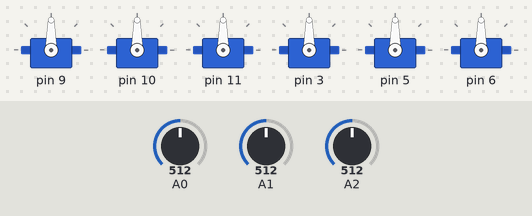
The sketch below on a simulated Arduino Uno, built with avr-gcc and run on an emulated ATmega328P. Parts: 6 × servo. The test bench sets the inputs (shaded band); at power-on: A0 = 512, A1 = 512, A2 = 512.

Above: at 1.2 s.
1.3 s: A0 set to 716
At 2.5 s:
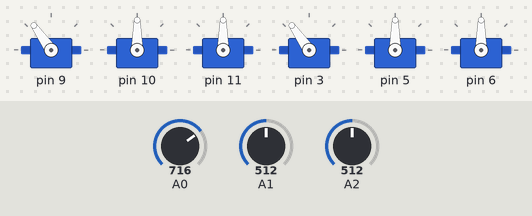
2.8 s: A1 set to 716
At 3.6 s:
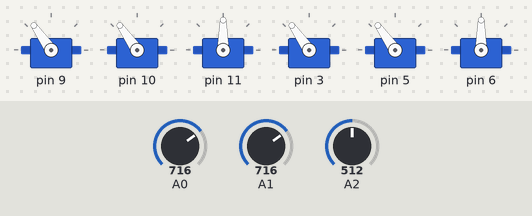
4.3 s: A2 set to 716
At 4.7 s:
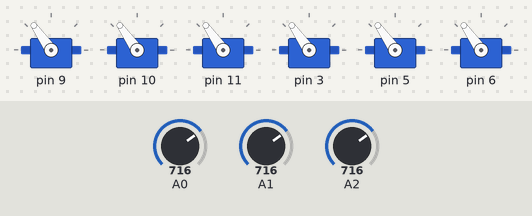
5.8 s: A0 set to 900
At 7.0 s:
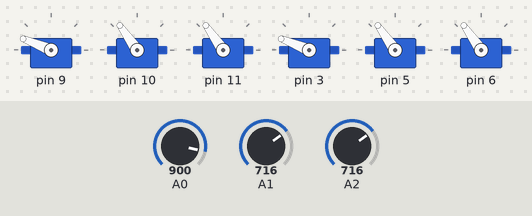
7.3 s: A1 set to 900
At 8.3 s:
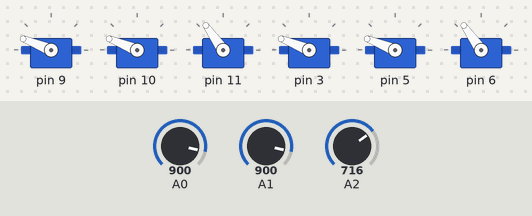
8.8 s: A2 set to 900
At 9.4 s:
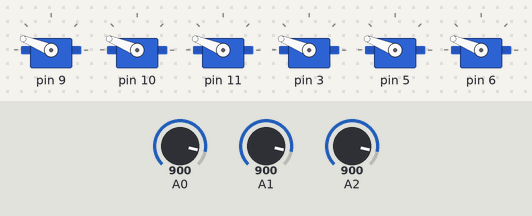
Timing chart, 0 to 11.3 s (numbered marks = the images above; inputs shaded):
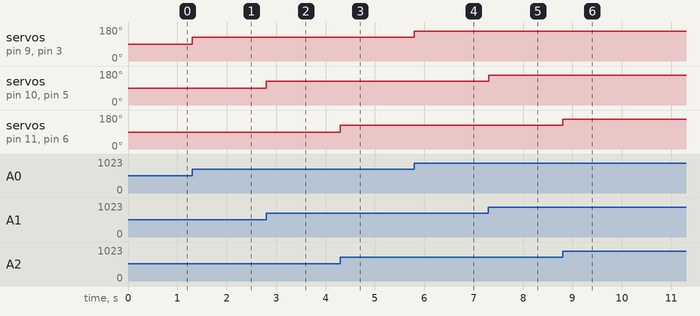

The sketch:

ThumbsRobot.ino
```cpp
// Thumbs Robot made by Eunchan Park
// http://Youtube.com/EunchanPark

#include <Servo.h>

Servo servo[6];

void setup() {
  pinMode(A0, INPUT);
  pinMode(A1, INPUT);
  pinMode(A2, INPUT);

  servo[0].attach(9);
  servo[1].attach(10);
  servo[2].attach(11);

  servo[3].attach(3);
  servo[4].attach(5);
  servo[5].attach(6);
}

int tempADC[3] = {0};

void loop() {
  tempADC[0] = analogRead(A0);
  servo[0].write(map(tempADC[0] , 0, 1023, 0, 180));
  servo[3].write(map(tempADC[0] , 0, 1023, 0, 180));

  tempADC[1] = analogRead(A1);
  servo[1].write(map(tempADC[1], 0, 1023, 0, 180));
  servo[4].write(map(tempADC[1], 0, 1023, 0, 180));

  tempADC[2] = analogRead(A2);
  servo[2].write(map(tempADC[2], 0, 1023, 0, 180));
  servo[5].write(map(tempADC[2], 0, 1023, 0, 180));
}
```

Measured:
- after the input at 1.3 s, servo on pin 9, servo on pin 3: 90° → 125° at once
- after the input at 2.8 s, servo on pin 10, servo on pin 5: 90° → 125° at once
- after the input at 4.3 s, servo on pin 11, servo on pin 6: 90° → 125° at once
- after the input at 5.8 s, servo on pin 9, servo on pin 3: 125° → 158° at once
- after the input at 7.3 s, servo on pin 10, servo on pin 5: 125° → 158° at once
- after the input at 8.8 s, servo on pin 11, servo on pin 6: 125° → 158° at once
